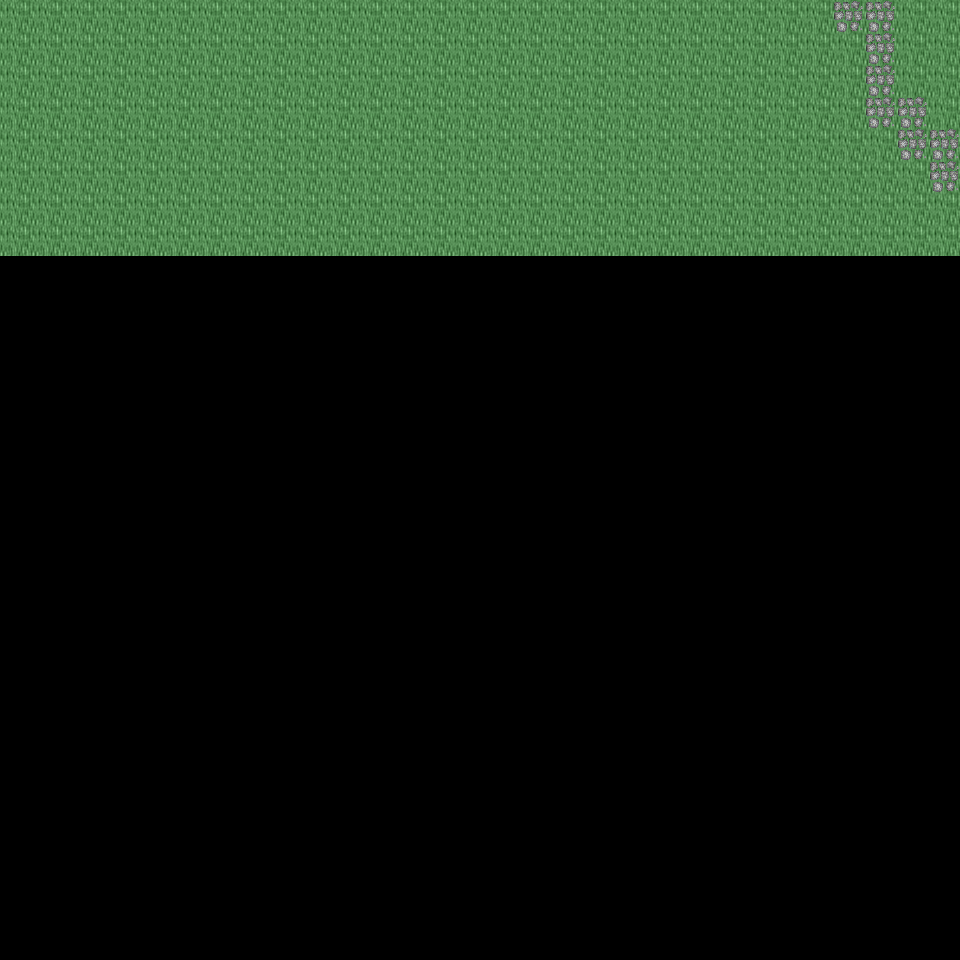

Rendered tile map (Tiled .tmx) drawn with the repository's tilesets; below, a short description and the map source with its tile grids summarised:
An orthogonal 30x30 tile map with 32x32 px tiles, 6 tile layers (Ground, Object, Object2, Above, ...), 45 tilesets and 3 objects (3x mapExit).

<map version="1.0" orientation="orthogonal" renderorder="right-down" width="30" height="30" tilewidth="32" tileheight="32" nextobjectid="4">
  <tileset firstgid="1" name="tileset_logic_collision" tilewidth="32" tileheight="32" tilecount="1" columns="1">
    <image source="../drawable/tileset_logic_collision.png" width="32" height="32" />
  </tileset>
  <tileset firstgid="2" name="tileset_ground_ground" tilewidth="32" tileheight="32" tilecount="33" columns="3">
    <image source="../drawable/tileset_ground_ground.png" width="96" height="352" />
  </tileset>
  <tileset firstgid="35" name="tileset_building_castle" tilewidth="32" tileheight="32" tilecount="320" columns="20">
    <image source="../drawable/tileset_building_castle.png" width="640" height="512" />
  </tileset>
  <tileset firstgid="355" name="tileset_item_weapon_cannon" tilewidth="32" tileheight="32" tilecount="12" columns="3">
    <image source="../drawable/tileset_item_weapon_cannon.png" width="96" height="128" />
  </tileset>
  <tileset firstgid="367" name="tileset_item_pot_barrels_1" tilewidth="32" tileheight="32" tilecount="8" columns="4">
    <image source="../drawable/tileset_item_pot_barrels_1.png" width="128" height="64" />
  </tileset>
  <tileset firstgid="375" name="tileset_ground_grass_edges" tilewidth="32" tileheight="32" tilecount="36" columns="12">
    <image source="../drawable/tileset_ground_grass_edges.png" width="384" height="96" />
  </tileset>
  <tileset firstgid="411" name="tileset_ground_grass_corners" tilewidth="32" tileheight="32" tilecount="24" columns="6">
    <image source="../drawable/tileset_ground_grass_corners.png" width="192" height="128" />
  </tileset>
  <tileset firstgid="435" name="tileset_plant_vine" tilewidth="32" tileheight="32" tilecount="3" columns="1">
    <image source="../drawable/tileset_plant_vine.png" width="32" height="96" />
  </tileset>
  <tileset firstgid="438" name="tileset_ground_water_pool" tilewidth="32" tileheight="32" tilecount="72" columns="3">
    <image source="../drawable/tileset_ground_water_pool.png" width="96" height="768" />
  </tileset>
  <tileset firstgid="510" name="tileset_ground_earth_edges" tilewidth="32" tileheight="32" tilecount="18" columns="6">
    <image source="../drawable/tileset_ground_earth_edges.png" width="192" height="96" />
  </tileset>
  <tileset firstgid="528" name="tileset_building_decoration_chimney" tilewidth="32" tileheight="32" tilecount="2" columns="1">
    <image source="../drawable/tileset_building_decoration_chimney.png" width="32" height="64" />
  </tileset>
  <tileset firstgid="530" name="tileset_building_decoration_chimney_big" tilewidth="32" tileheight="32" tilecount="2" columns="1">
    <image source="../drawable/tileset_building_decoration_chimney_big.png" width="32" height="64" />
  </tileset>
  <tileset firstgid="532" name="tileset_plant_tree_fall_trees" tilewidth="32" tileheight="32" tilecount="40" columns="8">
    <image source="../drawable/tileset_plant_tree_fall_trees.png" width="256" height="160" />
  </tileset>
  <tileset firstgid="572" name="tileset_plant_tree_chestnut_tree" tilewidth="32" tileheight="32" tilecount="20" columns="4">
    <image source="../drawable/tileset_plant_tree_chestnut_tree.png" width="128" height="160" />
  </tileset>
  <tileset firstgid="592" name="tileset_plant_bush_hedge" tilewidth="32" tileheight="32" tilecount="35" columns="5">
    <image source="../drawable/tileset_plant_bush_hedge.png" width="160" height="224" />
  </tileset>
  <tileset firstgid="627" name="tileset_item_statue_gazingball_statue" tilewidth="32" tileheight="32" tilecount="12" columns="3">
    <image source="../drawable/tileset_item_statue_gazingball_statue.png" width="96" height="128" />
  </tileset>
  <tileset firstgid="639" name="tileset_plant_flower_red_blue_clusters" tilewidth="32" tileheight="32" tilecount="4" columns="1">
    <image source="../drawable/tileset_plant_flower_red_blue_clusters.png" width="32" height="128" />
  </tileset>
  <tileset firstgid="643" name="tileset_ground_cobbled_paving" tilewidth="32" tileheight="32" tilecount="1" columns="1">
    <image source="../drawable/tileset_ground_cobbled_paving.png" width="32" height="32" />
  </tileset>
  <tileset firstgid="644" name="tileset_furniture_light_lamp_blue" tilewidth="32" tileheight="32" tilecount="3" columns="1">
    <image source="../drawable/tileset_furniture_light_lamp_blue.png" width="32" height="96" />
  </tileset>
  <tileset firstgid="647" name="tileset_light_dim_light_7x5" tilewidth="32" tileheight="32" tilecount="35" columns="7">
    <image source="../drawable/tileset_light_dim_light_7x5.png" width="224" height="160" />
  </tileset>
  <tileset firstgid="682" name="tileset_light_light_5x5" tilewidth="32" tileheight="32" tilecount="25" columns="5">
    <image source="../drawable/tileset_light_light_5x5.png" width="160" height="160" />
  </tileset>
  <tileset firstgid="707" name="tileset_plant_leaves" tilewidth="32" tileheight="32" tilecount="8" columns="4">
    <image source="../drawable/tileset_plant_leaves.png" width="128" height="64" />
  </tileset>
  <tileset firstgid="715" name="tileset_plant_flower_flowers_mixed" tilewidth="32" tileheight="32" tilecount="16" columns="4">
    <image source="../drawable/tileset_plant_flower_flowers_mixed.png" width="128" height="128" />
  </tileset>
  <tileset firstgid="731" name="tileset_plant_bush_large_green" tilewidth="32" tileheight="32" tilecount="9" columns="3">
    <image source="../drawable/tileset_plant_bush_large_green.png" width="96" height="96" />
  </tileset>
  <tileset firstgid="740" name="tileset_plant_bush_hosta" tilewidth="32" tileheight="32" tilecount="9" columns="3">
    <image source="../drawable/tileset_plant_bush_hosta.png" width="96" height="96" />
  </tileset>
  <tileset firstgid="749" name="tileset_item_statue_fairypool" tilewidth="32" tileheight="32" tilecount="16" columns="2">
    <image source="../drawable/tileset_item_statue_fairypool.png" width="64" height="256" />
  </tileset>
  <tileset firstgid="765" name="tileset_item_statue_grey_stone" tilewidth="32" tileheight="32" tilecount="4" columns="2">
    <image source="../drawable/tileset_item_statue_grey_stone.png" width="64" height="64" />
  </tileset>
  <tileset firstgid="769" name="tileset_item_statue_plants_potted_stone" tilewidth="32" tileheight="32" tilecount="6" columns="3">
    <image source="../drawable/tileset_item_statue_plants_potted_stone.png" width="96" height="64" />
  </tileset>
  <tileset firstgid="775" name="tileset_plant_flower_daisy_blue" tilewidth="32" tileheight="32" tilecount="8" columns="2">
    <image source="../drawable/tileset_plant_flower_daisy_blue.png" width="64" height="128" />
  </tileset>
  <tileset firstgid="783" name="tileset_plant_flower_daisy_red" tilewidth="32" tileheight="32" tilecount="8" columns="2">
    <image source="../drawable/tileset_plant_flower_daisy_red.png" width="64" height="128" />
  </tileset>
  <tileset firstgid="791" name="tileset_plant_flower_daisy_white" tilewidth="32" tileheight="32" tilecount="8" columns="2">
    <image source="../drawable/tileset_plant_flower_daisy_white.png" width="64" height="128" />
  </tileset>
  <tileset firstgid="799" name="tileset_plant_flower_daisy_yellow" tilewidth="32" tileheight="32" tilecount="8" columns="2">
    <image source="../drawable/tileset_plant_flower_daisy_yellow.png" width="64" height="128" />
  </tileset>
  <tileset firstgid="807" name="tileset_furniture_chair_bench_white" tilewidth="32" tileheight="32" tilecount="8" columns="2">
    <image source="../drawable/tileset_furniture_chair_bench_white.png" width="64" height="128" />
  </tileset>
  <tileset firstgid="815" name="tileset_plant_bush_bricked_bushes" tilewidth="32" tileheight="32" tilecount="6" columns="2">
    <image source="../drawable/tileset_plant_bush_bricked_bushes.png" width="64" height="96" />
  </tileset>
  <tileset firstgid="821" name="tileset_plant_stump_small_stump" tilewidth="32" tileheight="32" tilecount="4" columns="2">
    <image source="../drawable/tileset_plant_stump_small_stump.png" width="64" height="64" />
  </tileset>
  <tileset firstgid="825" name="tileset_item_firewood" tilewidth="32" tileheight="32" tilecount="12" columns="3">
    <image source="../drawable/tileset_item_firewood.png" width="96" height="128" />
  </tileset>
  <tileset firstgid="837" name="tileset_item_campfires" tilewidth="32" tileheight="32" tilecount="2" columns="2">
    <image source="../drawable/tileset_item_campfires.png" width="64" height="32" />
  </tileset>
  <tileset firstgid="839" name="tileset_building_wall_int_sandstone" tilewidth="32" tileheight="32" tilecount="15" columns="3">
    <image source="../drawable/tileset_building_wall_int_sandstone.png" width="96" height="160" />
  </tileset>
  <tileset firstgid="854" name="tileset_logic_creature_rodent" tilewidth="32" tileheight="32" tilecount="8" columns="8">
    <image source="../drawable/tileset_logic_creature_rodent.png" width="256" height="32" />
  </tileset>
  <tileset firstgid="862" name="tileset_ground_ground_3" tilewidth="32" tileheight="32" tilecount="5" columns="5">
    <image source="../drawable/tileset_ground_ground_3.png" width="160" height="32" />
  </tileset>
  <tileset firstgid="867" name="tileset_building_cottage" tilewidth="32" tileheight="32" tilecount="256" columns="16">
    <image source="../drawable/tileset_building_cottage.png" width="512" height="512" />
  </tileset>
  <tileset firstgid="1123" name="tileset_building_roof_thatched_roof" tilewidth="32" tileheight="32" tilecount="256" columns="16">
    <image source="../drawable/tileset_building_roof_thatched_roof.png" width="512" height="512" />
  </tileset>
  <tileset firstgid="1379" name="tileset_building_door_doors" tilewidth="32" tileheight="32" tilecount="256" columns="16">
    <image source="../drawable/tileset_building_door_doors.png" width="512" height="512" />
  </tileset>
  <tileset firstgid="1635" name="tileset_building_window_windows" tilewidth="32" tileheight="32" tilecount="256" columns="16">
    <image source="../drawable/tileset_building_window_windows.png" width="512" height="512" />
  </tileset>
  <tileset firstgid="1891" name="tileset_logic_portal" tilewidth="32" tileheight="32" tilecount="24" columns="8">
    <image source="../drawable/tileset_logic_portal.png" width="256" height="96" />
  </tileset>
  <layer name="Ground" width="30" height="30">
    <data>[900 cells, 240 non-empty, 1 distinct tile ids]</data>
  </layer>
  <layer name="Object" width="30" height="30">
    <data>[900 cells, 9 non-empty, 1 distinct tile ids]</data>
  </layer>
  <layer name="Object2" width="30" height="30">
    <data>[900 cells, 0 non-empty, 0 distinct tile ids]</data>
  </layer>
  <layer name="Above" width="30" height="30">
    <data>[900 cells, 0 non-empty, 0 distinct tile ids]</data>
  </layer>
  <layer name="Above2" width="30" height="30">
    <data>[900 cells, 0 non-empty, 0 distinct tile ids]</data>
  </layer>
  <layer name="Walkable" width="30" height="30">
    <data>[900 cells, 0 non-empty, 0 distinct tile ids]</data>
  </layer>
  <objectgroup name="MapEvents">
    <object id="1" name="north" type="mapExit" x="0" y="0" width="960" height="32">
      <properties>
        <property name="map" value="level_0_x19_y62" />
        <property name="x" value="0" />
        <property name="y" value="28" />
      </properties>
    </object>
    <object id="2" name="west" type="mapExit" x="0" y="0" width="32" height="960">
      <properties>
        <property name="map" value="level_0_x18_y63" />
        <property name="x" value="28" />
        <property name="y" value="0" />
      </properties>
    </object>
    <object id="3" name="east" type="mapExit" x="928" y="0" width="32" height="960">
      <properties>
        <property name="map" value="level_0_x20_y63" />
        <property name="x" value="1" />
        <property name="y" value="0" />
      </properties>
    </object>
  </objectgroup>
</map>
